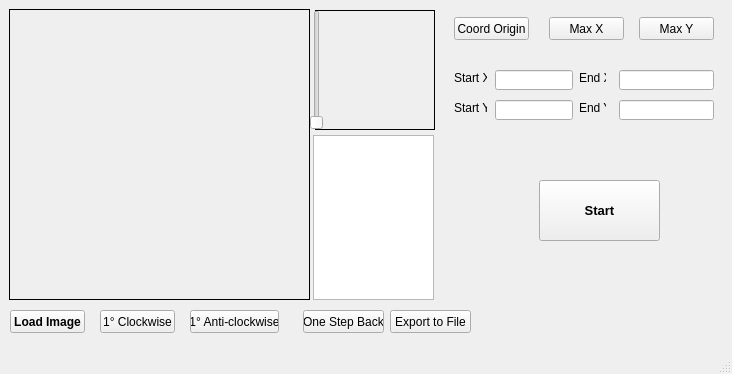
<?xml version="1.0" encoding="UTF-8"?>
<ui version="4.0">
 <class>MainWindow</class>
 <widget class="QMainWindow" name="MainWindow">
  <property name="geometry">
   <rect>
    <x>0</x>
    <y>0</y>
    <width>732</width>
    <height>374</height>
   </rect>
  </property>
  <property name="maximumSize">
   <size>
    <width>800</width>
    <height>400</height>
   </size>
  </property>
  <property name="windowTitle">
   <string>MainWindow</string>
  </property>
  <widget class="QWidget" name="centralwidget">
   <widget class="QLabel" name="BoxImage">
    <property name="geometry">
     <rect>
      <x>9</x>
      <y>9</y>
      <width>301</width>
      <height>291</height>
     </rect>
    </property>
    <property name="autoFillBackground">
     <bool>false</bool>
    </property>
    <property name="frameShape">
     <enum>QFrame::Panel</enum>
    </property>
    <property name="text">
     <string/>
    </property>
   </widget>
   <widget class="QLabel" name="BoxProb">
    <property name="geometry">
     <rect>
      <x>315</x>
      <y>10</y>
      <width>120</width>
      <height>120</height>
     </rect>
    </property>
    <property name="frameShape">
     <enum>QFrame::Box</enum>
    </property>
    <property name="text">
     <string/>
    </property>
   </widget>
   <widget class="QPushButton" name="BtnOrigin">
    <property name="geometry">
     <rect>
      <x>454</x>
      <y>17</y>
      <width>75</width>
      <height>23</height>
     </rect>
    </property>
    <property name="text">
     <string>Coord Origin</string>
    </property>
   </widget>
   <widget class="QPushButton" name="BtnMaxX">
    <property name="geometry">
     <rect>
      <x>549</x>
      <y>17</y>
      <width>75</width>
      <height>23</height>
     </rect>
    </property>
    <property name="text">
     <string>Max X</string>
    </property>
   </widget>
   <widget class="QPushButton" name="BtnMaxY">
    <property name="geometry">
     <rect>
      <x>639</x>
      <y>17</y>
      <width>75</width>
      <height>23</height>
     </rect>
    </property>
    <property name="text">
     <string>Max Y</string>
    </property>
   </widget>
   <widget class="QListWidget" name="ListData">
    <property name="geometry">
     <rect>
      <x>313</x>
      <y>135</y>
      <width>121</width>
      <height>165</height>
     </rect>
    </property>
   </widget>
   <widget class="QLabel" name="label_3">
    <property name="geometry">
     <rect>
      <x>454</x>
      <y>70</y>
      <width>33</width>
      <height>16</height>
     </rect>
    </property>
    <property name="text">
     <string>Start X</string>
    </property>
   </widget>
   <widget class="QLineEdit" name="EditStartX">
    <property name="geometry">
     <rect>
      <x>495</x>
      <y>70</y>
      <width>78</width>
      <height>20</height>
     </rect>
    </property>
   </widget>
   <widget class="QLabel" name="label_4">
    <property name="geometry">
     <rect>
      <x>579</x>
      <y>70</y>
      <width>27</width>
      <height>16</height>
     </rect>
    </property>
    <property name="text">
     <string>End X</string>
    </property>
   </widget>
   <widget class="QLineEdit" name="EditEndX">
    <property name="geometry">
     <rect>
      <x>619</x>
      <y>70</y>
      <width>95</width>
      <height>20</height>
     </rect>
    </property>
   </widget>
   <widget class="QLabel" name="label_5">
    <property name="geometry">
     <rect>
      <x>454</x>
      <y>100</y>
      <width>33</width>
      <height>16</height>
     </rect>
    </property>
    <property name="text">
     <string>Start Y</string>
    </property>
   </widget>
   <widget class="QLineEdit" name="EditStartY">
    <property name="geometry">
     <rect>
      <x>495</x>
      <y>100</y>
      <width>78</width>
      <height>20</height>
     </rect>
    </property>
   </widget>
   <widget class="QLabel" name="label_6">
    <property name="geometry">
     <rect>
      <x>579</x>
      <y>100</y>
      <width>27</width>
      <height>16</height>
     </rect>
    </property>
    <property name="text">
     <string>End Y</string>
    </property>
   </widget>
   <widget class="QLineEdit" name="EditEndY">
    <property name="geometry">
     <rect>
      <x>619</x>
      <y>100</y>
      <width>95</width>
      <height>20</height>
     </rect>
    </property>
   </widget>
   <widget class="QPushButton" name="BtnClockwise">
    <property name="geometry">
     <rect>
      <x>100</x>
      <y>310</y>
      <width>75</width>
      <height>23</height>
     </rect>
    </property>
    <property name="minimumSize">
     <size>
      <width>0</width>
      <height>0</height>
     </size>
    </property>
    <property name="text">
     <string>1° Clockwise</string>
    </property>
   </widget>
   <widget class="QPushButton" name="BtnLoadImage">
    <property name="geometry">
     <rect>
      <x>10</x>
      <y>310</y>
      <width>75</width>
      <height>23</height>
     </rect>
    </property>
    <property name="minimumSize">
     <size>
      <width>0</width>
      <height>0</height>
     </size>
    </property>
    <property name="font">
     <font>
      <weight>75</weight>
      <bold>true</bold>
     </font>
    </property>
    <property name="text">
     <string>Load Image</string>
    </property>
   </widget>
   <widget class="QPushButton" name="BtnAntiClockwise">
    <property name="geometry">
     <rect>
      <x>190</x>
      <y>310</y>
      <width>89</width>
      <height>23</height>
     </rect>
    </property>
    <property name="minimumSize">
     <size>
      <width>0</width>
      <height>0</height>
     </size>
    </property>
    <property name="text">
     <string>1° Anti-clockwise</string>
    </property>
   </widget>
   <widget class="QPushButton" name="BtnStart">
    <property name="geometry">
     <rect>
      <x>539</x>
      <y>180</y>
      <width>121</width>
      <height>61</height>
     </rect>
    </property>
    <property name="font">
     <font>
      <pointsize>10</pointsize>
      <weight>75</weight>
      <bold>true</bold>
      <kerning>false</kerning>
     </font>
    </property>
    <property name="text">
     <string>Start</string>
    </property>
   </widget>
   <widget class="QPushButton" name="BtnOneStepBack">
    <property name="geometry">
     <rect>
      <x>303</x>
      <y>310</y>
      <width>81</width>
      <height>23</height>
     </rect>
    </property>
    <property name="text">
     <string>One Step Back</string>
    </property>
   </widget>
   <widget class="QPushButton" name="BtnExport2File">
    <property name="geometry">
     <rect>
      <x>390</x>
      <y>310</y>
      <width>81</width>
      <height>23</height>
     </rect>
    </property>
    <property name="text">
     <string>Export to File</string>
    </property>
   </widget>
   <widget class="QSlider" name="SliderZoom">
    <property name="geometry">
     <rect>
      <x>310</x>
      <y>10</y>
      <width>13</width>
      <height>120</height>
     </rect>
    </property>
    <property name="orientation">
     <enum>Qt::Vertical</enum>
    </property>
   </widget>
   <zorder>verticalLayoutWidget_2</zorder>
   <zorder>splitter</zorder>
   <zorder>layoutWidget</zorder>
   <zorder>gridLayoutWidget</zorder>
   <zorder>gridLayoutWidget</zorder>
   <zorder>SliderZoom</zorder>
  </widget>
  <widget class="QMenuBar" name="menubar">
   <property name="geometry">
    <rect>
     <x>0</x>
     <y>0</y>
     <width>732</width>
     <height>21</height>
    </rect>
   </property>
  </widget>
  <widget class="QStatusBar" name="statusbar"/>
 </widget>
 <resources/>
 <connections/>
</ui>
